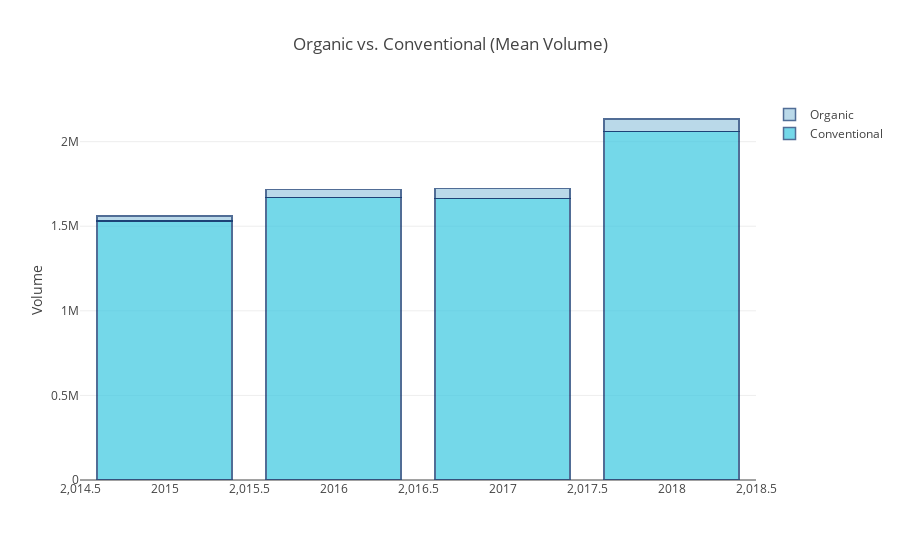

Notebook code for this chart:
### Code cell
con=df[df['type']=='conventional'].groupby('year')['Total Volume'].agg('mean')
org=df[df['type']=='organic'].groupby('year')['Total Volume'].agg('mean')

trace1=go.Bar(x=con.index,y=con,name="Conventional",
             marker=dict(
        color='rgb(58,200,225)',
        line=dict(
            color='rgb(8,48,107)',
            width=1.5),
        ),
    opacity=0.7)

trace2=go.Bar(x=con.index,y=org,name="Organic",
             marker=dict(
        color='rgb(158,202,225)',
        line=dict(
            color='rgb(8,48,107)',
            width=1.5),
        ),
    opacity=0.7)

data=[trace1,trace2]

layout=go.Layout(barmode="stack",title="Organic vs. Conventional (Mean Volume)",
                yaxis=dict(title="Volume"))
fig=go.Figure(data=data,layout=layout)
py.iplot(fig)

### Figure 1 — Plotly figure (JSON) as saved in the notebook; plotly's stock layout.template omitted (floating-point values rounded to 4 significant figures)
{"data": [{"marker": {"color": "rgb(58,200,225)", "line": {"color": "rgb(8,48,107)", "width": 1.5}}, "name": "Conventional", "opacity": 0.7, "x": [2015, 2016, 2017, 2018], "y": [1530000.0, 1670000.0, 1665000.0, 2059000.0], "type": "bar", "uid": "9de56adc-037e-11ee-a26f-0242ac130202"}, {"marker": {"color": "rgb(158,202,225)", "line": {"color": "rgb(8,48,107)", "width": 1.5}}, "name": "Organic", "opacity": 0.7, "x": [2015, 2016, 2017, 2018], "y": [31660.0, 46520.0, 58790.0, 74900.0], "type": "bar", "uid": "9de56d02-037e-11ee-a26f-0242ac130202"}], "layout": {"barmode": "stack", "title": {"text": "Organic vs. Conventional (Mean Volume)"}, "yaxis": {"title": {"text": "Volume"}, "type": "linear", "range": [0, 2246000.0], "autorange": true}, "xaxis": {"type": "linear", "range": [2014.0, 2018.0], "autorange": true}, "autosize": true}}
